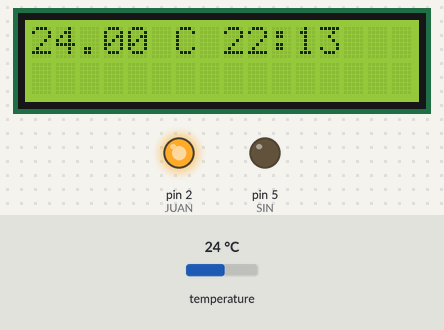
Simulated run of this sketch. Board: Arduino Uno, built with avr-gcc and run on an emulated ATmega328P. On the bench: 16×2 character LCD, output pins drawn as LEDs (lit = HIGH). The inputs (shaded band) are chosen by the test bench; at power-on: temperature 24 °C. The local clock reads 2024-03-15 10:24:30 at power-on unless the sketch sets it.

Above: at 1.2 s.
1.3 s: temperature set to 12 °C
At 2.5 s:
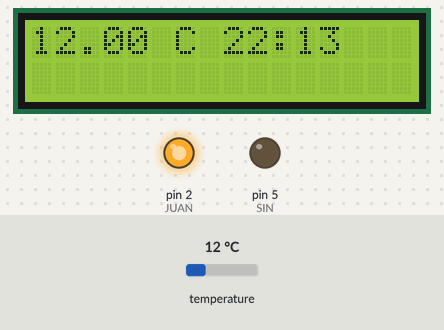
3.3 s: temperature set to 19 °C
At 4.8 s:
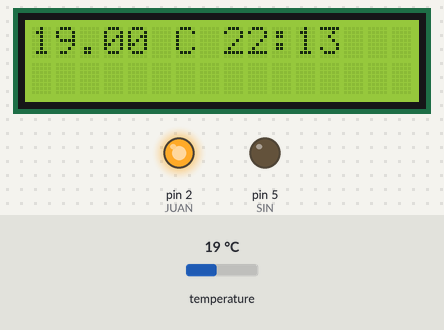
5.2 s: temperature set to 28 °C
At 7.2 s:
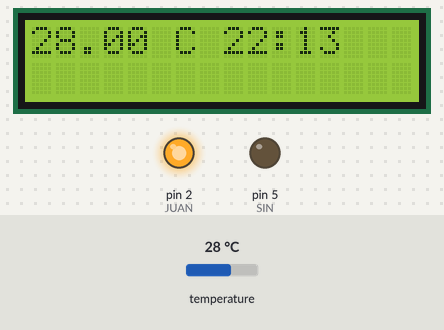
Timing chart, 0 to 8.7 s (numbered marks = the images above; inputs shaded):
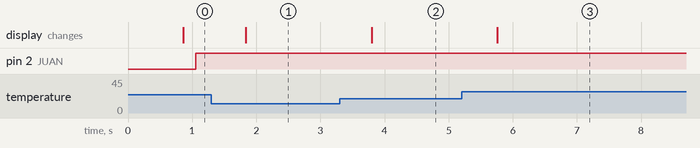

The sketch:

Practica_6_.ino
```cpp
#include <Wire.h> //Libreria de I2C
#include <LiquidCrystal_I2C.h>//Libreria I2C LCD
#include <DallasTemperature.h>//Libreri del sensor de temperatura
#include <RTClib.h>//Libreria del reloj

#define lcdAddress 0x27  //Se define acceso del Lcd
#define filas 2//Se definen las filas
#define columnas 16//Se definen las columnas
LiquidCrystal_I2C pantallalcd(lcdAddress, columnas, filas);//Se colocan los define usados anteriormente

OneWire ourWire(6);//Se coloca el pin del rtc
DallasTemperature sensors(&ourWire);//Declara el sensor de temperatura

RTC_DS3231 rtc;//se le da nombre al rtc

#define SIN 5//Defien el pin del Buzzer
#define outbuzzer() pinMode(SIN,OUTPUT)//salida del buzzer
#define encenbuzzer() tone(SIN,1000)//Encen del buzz
#define apagbuzzer() noTone(SIN)//Apag buzz

#define JUAN 2//Se define pin de la bomba
#define outbomba() pinMode(JUAN,OUTPUT)//Salida de la bomba
#define encenbomba() digitalWrite(JUAN,HIGH)//Encen de la bomba
#define apagbomba() digitalWrite(JUAN,LOW)//Apag de la bomba

void setup() {
  pantallalcd.init();//Iniciador de la lcd
  pantallalcd.backlight();//Iniciador de la luz del lcd
  sensors.begin();
  rtc.begin();
  rtc.adjust(DateTime(__DATE__,__TIME__));//Se inicia la fecha y el tiempo
  outbuzzer();//Salida del buzzer
  outbomba();//Salida de la bomba

}

void loop() {
  sensors.requestTemperatures();
  float temperatura = sensors.getTempCByIndex(0);//Se usa la variable para grados celcius
  pantallalcd.setCursor(0,0);  //Inicio del cursor
  pantallalcd.print(temperatura);//Se coloca temperatura en la lcd
  pantallalcd.print(" C ");//Se coloca EL SIGNO

  DateTime fecha = rtc.now();//Se coloca fecha
  pantallalcd.print(  fecha.hour());//Uso de la hora
  pantallalcd.print(":");
  pantallalcd.print(fecha.minute());//Uso de la fecha

  delay(200);//Tiempo estipulado

  if (fecha.hour() == 12 && fecha.minute() == 12 && fecha.second() == 0){//Se inicia bucle con la hora y minutos y el segundo
    encenbuzzer();//Se enciende el buzzer
    pantallalcd.setCursor(0,1);//Donde inicia el cursor
    pantallalcd.print("   Inicia en  ");//Lo que se enseña en el lcd
    delay(5000);//tiempo
    pantallalcd.clear();//Se limpia la Lcd

  }
  if (fecha.hour() == 12 && fecha.minute() == 12 && fecha.second() == 11) {//Se inicia bucle con la hora y minutos y el segundo
  apagbuzzer();//Se apaga buzzer
  pantallalcd.setCursor(0,1);//Cursor del lcd
  pantallalcd.print("   Hora de regar   ");///Lo que se enseña en el lcd
  apagbomba();//Se apaga la bomba
  delay(20000);//Tiempo de encendido
  pantallalcd.clear();//Se lipia la pantalla
  } else{
    encenbomba();//Se apaga la bomba
  }
}
```

Measured:
- after the input at 1.3 s, the display: changes after 0.54 s (image 1)
- after the input at 3.3 s, the display: changes after 0.50 s (image 2)
- after the input at 5.2 s, the display: changes after 0.55 s (image 3)
